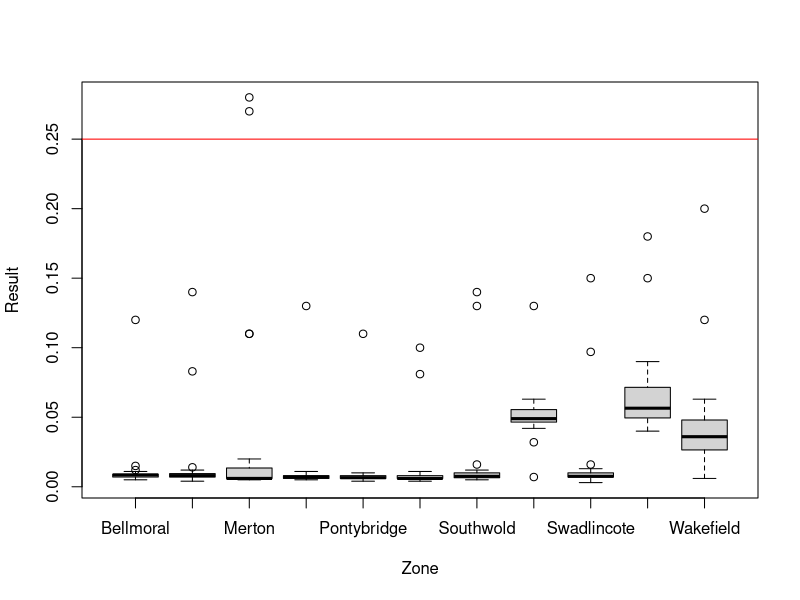
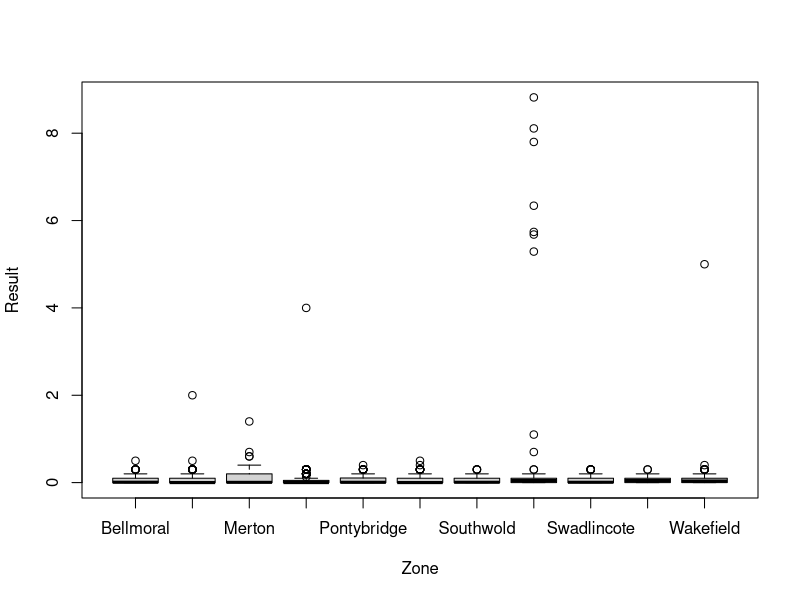

These figures' R source, in order: (Note: this script raises an error after producing the figures.)
## Quiz 2: Water Quality Regulations

## Correct answer key
## This code randomly generates the order of correct answers
set.seed(1)
sample(LETTERS[1:4], 10, replace = TRUE)

library(tidyverse)

## Read data
gormsey <- read_csv("casestudy1/gormsey.csv")

## Question 1: How many results does the Gormsey data contain?
dim(gormsey)
nrow(gormsey)

## Question2: How many E Coli results were recorded?
ecoli <- filter(gormsey, Measure == "E Coli") # Create a new data frame
nrow(ecoli) # How many entries?

## Question 3: What is the data type of the Zone field?
glimpse(gormsey)
class(gormsey$Zone) ## Aditional function to extract the data type

## Question 4: How many E Coli results breached the regulations?
nrow(filter(ecoli, Result > 0))

## Question 5: What is the median THM value for the Gormsey system?
thm <- filter(gormsey, Measure == "THMs")
median(thm$Result)

## Question 6: Which zone has breached the Victorian regulations for THM?
boxplot(Result ~ Zone, data = subset(gormsey, Measure == "THMs"))
abline(h = 0.25, col = "red")
breach <- filter(thm, Result > 0.25)
unique(select(breach, Zone))

## Question 7: How many sample points have been used in the Pontybridge zone?
pontybridge <- filter(gormsey, Zone == "Pontybridge")
length(unique(pontybridge$Sample_Point))

## Question 8: Which zone shows the highest level of turbidity?
boxplot(Result ~ Zone, data = gormsey)
filter(gormsey, Measure == "Turbidity" & Result == max(Result))

## Question 9: What is the lowest level of turbidity measured in the system?
min(turbidity$Result)

## Question 10: What is the 95^th^ percentile of the turbidity for each zone in the Gormsey system, using the Weibull method?
turbidity_zones <- group_by(turbidity, Zone)
summarise(turbidity_zones, p95 = quantile(Result, 0.95, method = 6))
